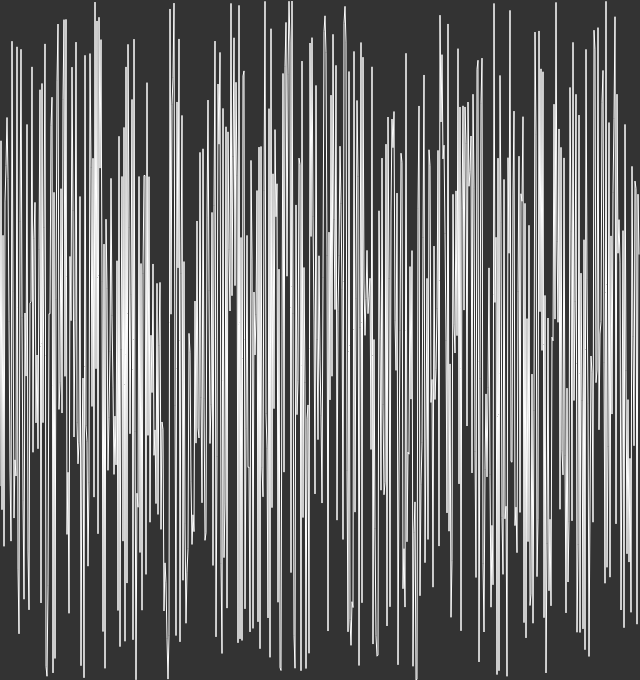
Frame 1 (no input)
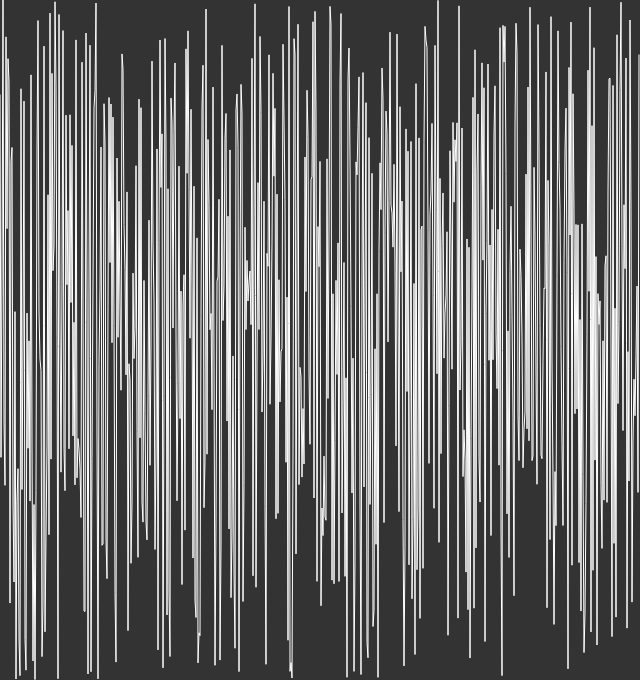
Frame 2 (the mouse pressed at the canvas centre, redrawn once)

The p5.js sketch that drew these frames (run headless with seeded random() and noise() and a simulated clock; the mouse was pressed at the canvas centre and the sketch redrawn once):

// p5.js sketch
// ── sketch.js
function setup (){
	createCanvas (640,680);
  }
   function draw (){
	 background (51);
	 stroke(255);
	 noFill();
	beginShape();
	 for (var x=0; x<width; x++){
	   stroke(255);
	   //strokeWeight (5);
	   vertex (x,random(height));
	   
	 }
	 endShape();
	 
	 noLoop();
   }
  
